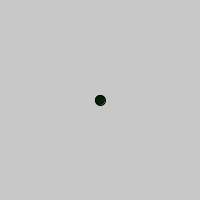
Frame 1 (no input)
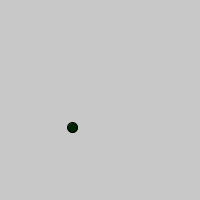
Frame 60 (the mouse pressed at the canvas centre just before this capture)
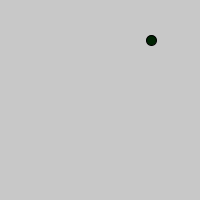
Frame 120 (the mouse held since frame 60 and released just before this capture)

The Processing sketch that drew these frames (run headless with seeded random() and noise(); from frame 60 on, the mouse is pressed at the canvas centre):

// Processing sketch: processing_96755
// ── processing_96755.pde

color bg = color(200,200,200);
color fg = color(0,35,3);
int radius = 10;
float x, y, vx, vy ;
void setup()
{
  size(200, 200);
  x = width/2;
  y = height/2;
  float a = random(TWO_PI);
  vx = cos(a)*5;
  vy = sin(a)*5;
}
void draw()
{
  background(bg);
  fill(fg);
  ellipse(x, y, radius, radius);
  move();
  collide();
}
void move()
{
  float dt = 1;
  x += vx*dt;
  y += vy*dt;
}
void collide()
{
  if ( x<0 || x>width ) vx = -vx;
  if ( y<0 || y>height ) vy = -vy;
}
